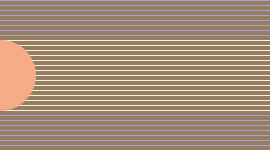
Frame 1 (no input)
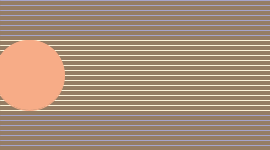
Frame 60 (the mouse pressed at the canvas centre just before this capture)
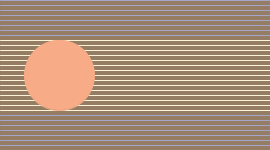
Frame 120 (the mouse held since frame 60 and released just before this capture)

The Processing sketch that drew these frames (run headless with seeded random() and noise(); from frame 60 on, the mouse is pressed at the canvas centre):

// Processing sketch: processing_60409
// ── processing_60409.pde


float y = 0.0;

void setup() {
  size(270, 150);
  smooth();
  fill(#F7AC87);
}

void draw() {
  background(#957D64);
  frameRate(150);
    for (int x = 40; x <= 110; x += 5) {
      stroke(#FCF3D9);
      strokeWeight(1);
      line(0, x, width, x);
    }
    for (int z = 0; z < 40; z += 5) {
      stroke(#A5A4CB);
      line(0, z, width, z);
    }
    for (int a = 115; a < height; a += 5) {
       stroke(#A5A4CB);
      line(0, a, width, a);
    }
  strokeWeight(1);
  stroke(#F7AC87);
  ellipse(y, 75, 70, 70);
  y += 0.5;
  if (y > 300) {
    y = -30.0;
  }
}
